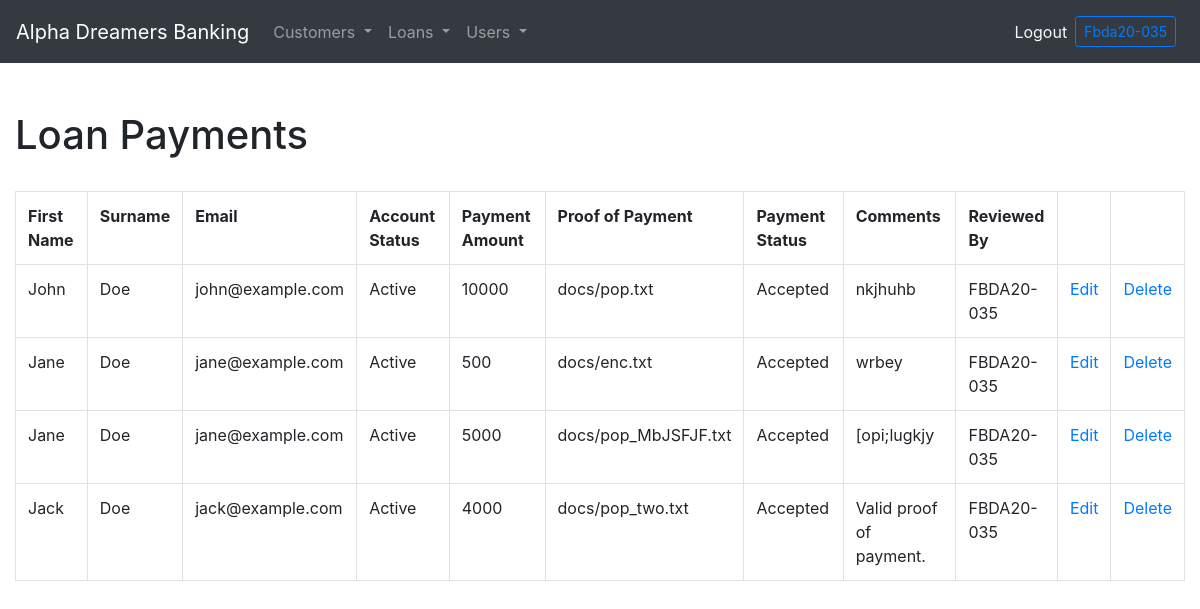
Page /payments (signed in) on the committed database.
### loans/models.py (models this page shows, shortened)
class loan_payment(models.Model):
    status = (
        ('Pending', 'Pending'),
        ('Accepted', 'Accepted'),
        ('Rejected', 'Rejected')
    )
    loan_payment_id = models.UUIDField(default=uuid.uuid4, unique=True, primary_key=True, editable=False)
    payment_reference_number = models.UUIDField(default=uuid.uuid4, unique=True, primary_key=False, editable=False)
    cust_id = models.ForeignKey(customer, on_delete=models.CASCADE, default="")
    user = models.ForeignKey(User, on_delete=models.CASCADE, limit_choices_to={'is_staff': False},
    related_name='customer_payment', null=True, blank=True, default="")
    date = models.DateField(auto_now_add=True)
    payment_amount = models.PositiveIntegerField(default=0)
    proof_of_payment = models.FileField(upload_to='docs')
    payment_status = models.CharField(max_length=200, choices=status, default="Pending")
    comments = models.TextField(null=True, blank=True)
    reviewed_by = models.ForeignKey(User, limit_choices_to={'is_staff': True}, on_delete=models.CASCADE,
    null=True, blank=True)

### login/models.py (models this page shows, shortened)
class customer(models.Model):
    account_status = (
        ('Active', 'Active'),
        ('Inactive', 'Inactive')
    )
    user = models.OneToOneField(User, unique=True, on_delete=models.CASCADE, limit_choices_to={'is_staff': False},
    related_name='customer', default="user=request.user.username")
    cust_id = models.UUIDField(default=uuid.uuid4, unique=True, primary_key=True, editable=False)
    first_name = models.CharField(max_length=250, null=False, blank=False)
    surname = models.CharField(max_length=250, null=False, blank=False)
    complete_address = models.CharField(max_length=250)
    contact_number = models.IntegerField(null=False, blank=False)
    email_address = models.EmailField(max_length=100, null=False, blank=False, default="")
    gender =  models.CharField(max_length=30, null=False, blank=False, default="")
    civil_status = models.CharField(max_length=250, null=False, blank=False)
    birthdate = models.DateField()
    age = models.IntegerField(null=False, blank=False)
    profile_pic = models.ImageField(upload_to='img', null=True, blank=True, default='img/default.jpg')
    account_status = models.CharField(max_length=100, choices=account_status, default="")

### officer/views.py (the view)
# urls.py: path('payments', views.all_payments, name='payments'),
@staff_member_required(login_url='/admin-login')
def all_payments(request):
    pay = loan_payment.objects.all()
    context = {'payments':pay}
    return render(request, 'officer/payments.html', context)

### officer/templates/officer/payments.html (shortened to what this page needs)
{% extends 'main.html' %}
{% block content %}
{% if user.is_authenticated and user.is_staff == False %}
{% include 'loans/customer_nav.html' %}
{% elif user.is_staff == True %}
{% include 'officer/admin_nav.html' %}
{% else %}
{% include 'nav.html' %}
{% endif %}
{% load crispy_forms_tags %}
<br>
<head>
</head>
<div class="container-fluid">
    <h1>Loan Payments</h1>
<br>
{% if user.is_staff == True %}
<table class="table table-bordered">
    <tr>
        <th>First Name</th>
        <th>Surname</th>
        <th>Email</th>
        <th>Account Status</th>
        <th>Payment Amount</th>
        <th>Proof of Payment</th>
        <th>Payment Status</th>
        <th>Comments</th>
        <th>Reviewed By</th>
        <th></th>
        <th></th>
    </tr>
    {% for payment in payments %}
    <tr>
        <td>{{payment.cust_id.first_name}}</td>
        <td>{{payment.cust_id.surname}}</td>
        <td>{{payment.cust_id.email_address}}</td>
        <td>{{payment.cust_id.account_status}}</td>
        <td>{{payment.payment_amount}}</td>
        <td>{{payment.proof_of_payment}}</td>
        <td>{{payment.payment_status}}</td>
        <td>{{payment.comments}}</td>
        <td>{{payment.reviewed_by}}</td>
        <td><a href="{% url 'officer:edit-payment' payment.loan_payment_id %}">Edit</a></td>
        <td><a href="{% url 'officer:delete-payment' payment.loan_payment_id %}">Delete</a></td>
    </tr>
    {% endfor %}
</table>
{% endif %}
</div>
{% endblock content %}

### officer/templates/officer/admin_nav.html (shortened to what this page needs)
 <nav class="navbar navbar-expand-sm navbar-dark bg-dark">
    <a class="navbar-brand" href="{% url 'officer:admin-page' %}">Alpha Dreamers Banking</a>
    <div class="collapse navbar-collapse" id="navbarText">
        <ul class="navbar-nav mr-auto">
            <li class="nav-item dropdown">
                <a class="nav-link dropdown-toggle" href="#" id="navbardrop" data-toggle="dropdown">
                    Customers
                </a>
            </li>
            <li class="nav-item dropdown">
                <a class="nav-link dropdown-toggle" href="#" id="navbardrop" data-toggle="dropdown">
                    Loans
                </a>
            </li>
            <li class="nav-item dropdown">
                <a class="nav-link dropdown-toggle" href="#" id="navbardrop" data-toggle="dropdown">
                    Users
                </a>
            </li>
        </ul>
        {% if user.is_authenticated %}
        <a class="text-light" href="{% url 'officer:logout' %}">Logout</a>
        <a class="btn btn-sm btn-outline-primary m-2"  href="{% url 'officer:admin-page' %}">{{user.username|title}}</a>
        {% else %}
        <a class="text-light" href="{% url 'officer:admin-login' %}">Login</a>
        <a class="btn btn-sm btn-primary m-2"  href="{% url 'login:customer-signup' %}">Register</a>
        {% endif %}
    </div>
    </nav>
    <br>

### rows in the picture
loan_payment: cust_id.first_name "John", cust_id.surname "Doe", cust_id.email_address "john@example.com", cust_id.account_status "Active", payment_amount "10000", proof_of_payment "docs/pop.txt", payment_status "Accepted", comments "nkjhuhb", reviewed_by "FBDA20-035"
loan_payment: cust_id.first_name "Jane", cust_id.surname "Doe", cust_id.email_address "jane@example.com", cust_id.account_status "Active", payment_amount "500", proof_of_payment "docs/enc.txt", payment_status "Accepted", comments "wrbey", reviewed_by "FBDA20-035"
loan_payment: cust_id.first_name "Jane", cust_id.surname "Doe", cust_id.email_address "jane@example.com", cust_id.account_status "Active", payment_amount "5000", proof_of_payment "docs/pop_MbJSFJF.txt", payment_status "Accepted", comments "[opi;lugkjy", reviewed_by "FBDA20-035"
loan_payment: cust_id.first_name "Jack", cust_id.surname "Doe", cust_id.email_address "jack@example.com", cust_id.account_status "Active", payment_amount "4000", proof_of_payment "docs/pop_two.txt", payment_status "Accepted", comments "Valid proof of payment.", reviewed_by "FBDA20-035"

### other values in the picture
{{ user.username|title }} "Fbda20-035"
